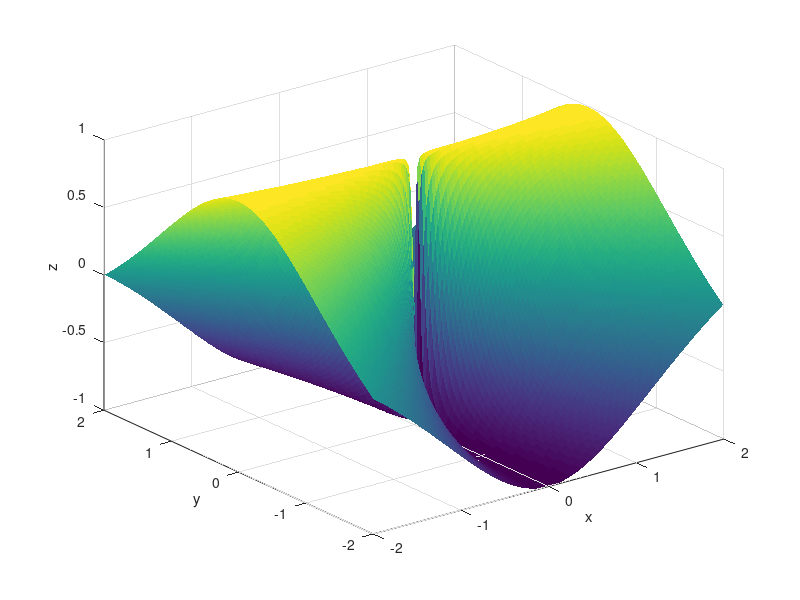

MATLAB code for this plot:
function surface_plot
%SURFACE_PLOT Surface z = (x^2 - y^2)/(x^2 + y^2) on [-2,2]^2.
%   The function is undefined at the origin (the grid avoids that point).
%   Example:  surface_plot

[X, Y] = meshgrid(-2:0.03:2, -2:0.03:2);
Z = (X.^2 - Y.^2) ./ (X.^2 + Y.^2);
surf(X, Y, Z, 'EdgeColor', 'none');
xlabel('x'); ylabel('y'); zlabel('z');
end
